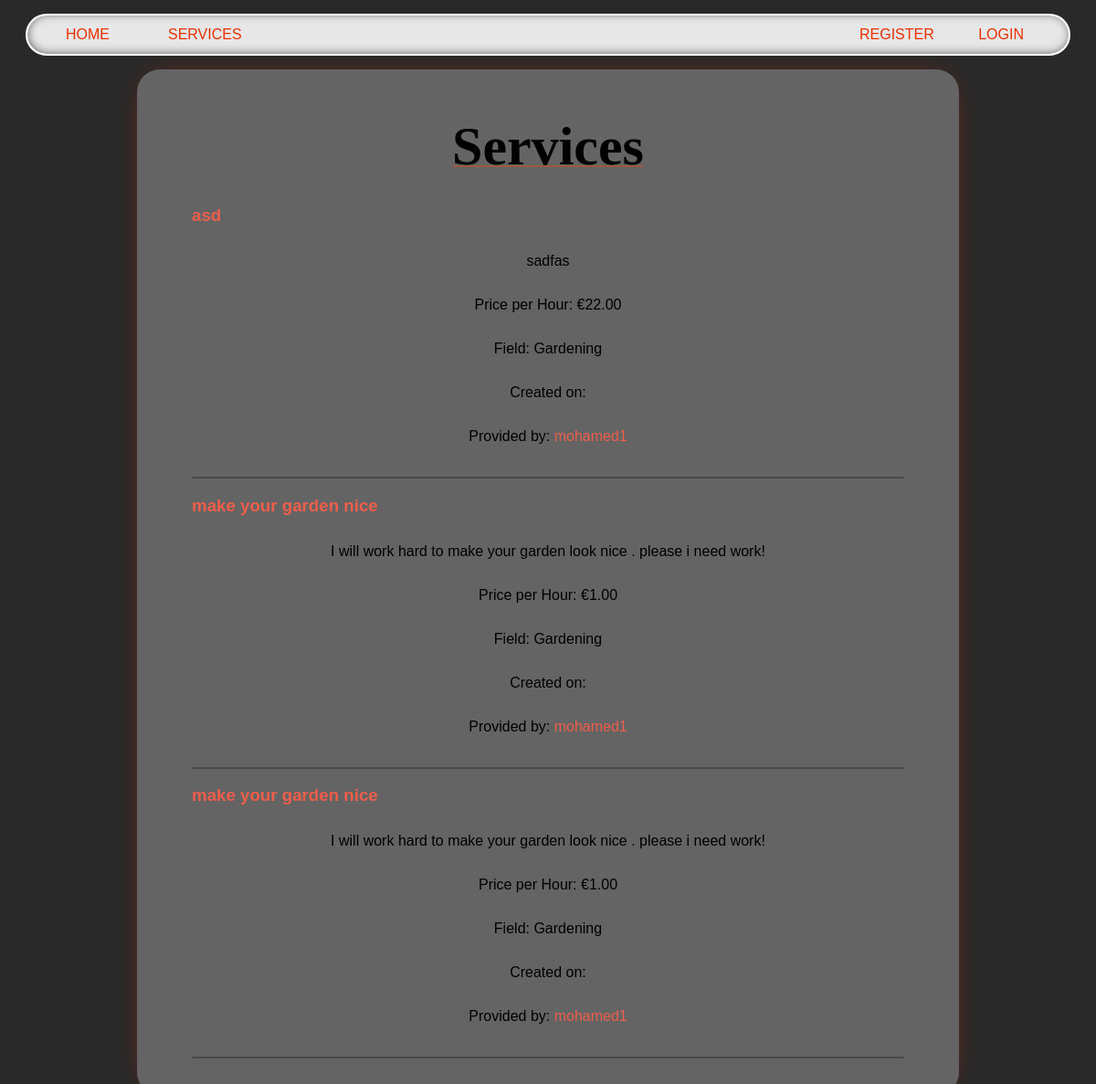
Page /services/ on the committed database.
### services/models.py (models this page shows, shortened)
class Service(models.Model):
    FIELD_CHOICES = [
        ('Air Conditioner', 'Air Conditioner'),
        ('Carpentry', 'Carpentry'),
        ('Electricity', 'Electricity'),
        ('Gardening', 'Gardening'),
        ('Home Machines', 'Home Machines'),
        ('House Keeping', 'House Keeping'),
        ('Interior Design', 'Interior Design'),
        ('Locks', 'Locks'),
        ('Painting', 'Painting'),
        ('Plumbing', 'Plumbing'),
        ('Water Heaters', 'Water Heaters'),
    ]
    company = models.ForeignKey(Company, on_delete=models.CASCADE, related_name='services')
    name = models.CharField(max_length=40)
    description = models.TextField()
    price_hour = models.DecimalField(decimal_places=2, max_digits=10)
    rating = models.IntegerField(default=0)
    field = models.CharField(max_length=30, choices=FIELD_CHOICES)
    date = models.DateTimeField(default=timezone.now)  # Correct field name

### users/models.py (models this page shows, shortened)
class Company(models.Model):
    FIELD_CHOICES = [
        ('Air Conditioner', 'Air Conditioner'),
        ('All in One', 'All in One'),
        ('Carpentry', 'Carpentry'),
        ('Electricity', 'Electricity'),
        ('Gardening', 'Gardening'),
        ('Home Machines', 'Home Machines'),
        ('House Keeping', 'House Keeping'),
        ('Interior Design', 'Interior Design'),
        ('Locks', 'Locks'),
        ('Painting', 'Painting'),
        ('Plumbing', 'Plumbing'),
        ('Water Heaters', 'Water Heaters'),
    ]
    user = models.OneToOneField(User, on_delete=models.CASCADE, primary_key=True)
    field = models.CharField(max_length=70, choices=FIELD_CHOICES, blank=False, null=False)
    rating = models.IntegerField(
        validators=[MaxValueValidator(5), MinValueValidator(0)], default=0)

class User(AbstractUser):
    is_company = models.BooleanField(default=False)
    is_customer = models.BooleanField(default=False)
    email = models.CharField(max_length=100, unique=True)
    USERNAME_FIELD = 'email'
    REQUIRED_FIELDS = ['username']  # Add any other required fields

### services/views.py (the view)
# urls.py: path('', v.service_list, name='services_list'),
def service_list(request):
    services = Service.objects.all().order_by("-date")
    return render(request, 'services/list.html', {'services': services})

### services/templates/services/list.html (shortened to what this page needs)
{% extends 'main/base.html' %}
{% block content %}
    <p class="title">Services</p>
    <div class='services_list'>
        {% if services %}
            {% for service in services %}
                <div class="service_item">
                    <h3><a href="/services/{{ service.id }}">{{ service.name }}</a></h3>
                    <p>{{ service.description }}</p>
                    <p>Price per Hour: €{{ service.price_hour }}</p>
                    <p>Field: {{ service.field }}</p>
                    <p>Created on: {{ service.date_created }}</p>
                    <p>Provided by: <a href="/company/{{ service.company.user.username }}">{{ service.company.user.username }}</a></p>
                </div>
                <div class="line"></div>
            {% endfor %}
        {% else %}
            <h2>Sorry, no services available yet.</h2>
        {% endif %}
    </div>
{% endblock %}

### static/css/style.css (style rules this page uses)
body { background: #292929; font-family: 'Lexend Exa', sans-serif; padding: 0; margin: 0; }
a { color: #ee5e4b; text-decoration: none; }
.content p { text-align: center; margin: 30px 0px; white-space: pre-line; }
.title { text-align: center; font-family: 'Times New Roman', Times, serif; font-size: 60px; font-weight: bold; text-decoration: 2px underline; text-decoration-color: rgba(255, 68, 0, 0.37); }
.services_list { padding: 0; margin-bottom: 20px; }
.line { width: 100%; margin: 0 auto; height: 2px; background-color: #00000044; border-radius: 20px; margin-bottom: 10px; margin-top: 35px; }

### rows in the picture
Service: name "asd", description "sadfas", price_hour "22.00", field "Gardening", company.user.username "mohamed1"
Service: name "make your garden nice", description "I will work hard to make your garden look nice . please i need work!", price_hour "1.00", field "Gardening", company.user.username "mohamed1"
Service: name "make your garden nice", description "I will work hard to make your garden look nice . please i need work!", price_hour "1.00", field "Gardening", company.user.username "mohamed1"
